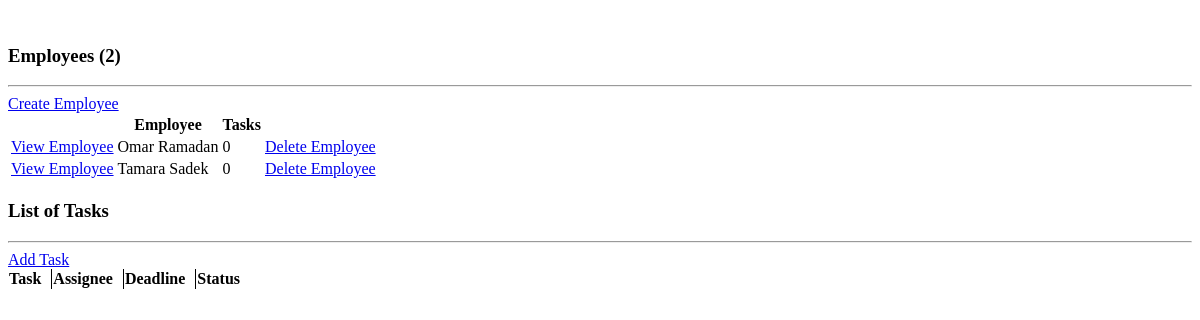
The app's page /, older data.
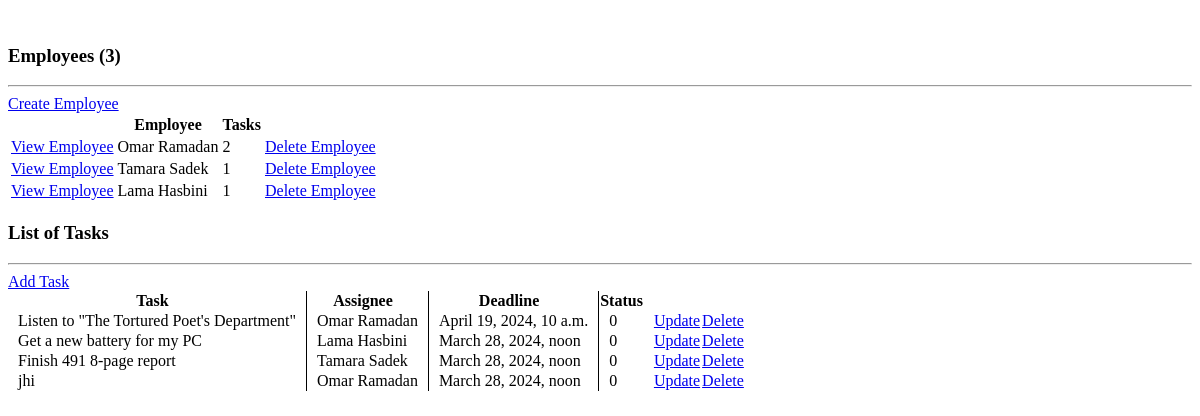
The same page, newer data.
### myapp430/models.py (models this page shows, shortened)
class Employee(models.Model):
	CATEGORY = (
			('Employee', 'Employee'),
			('Employer', 'Employer'),
			('Team Manager', 'Team Manager'),
			('Well-being Specialist', 'Well-being Specialist'),
			('HR Specialist','HR Specialist')
			)
	employee_id = models.AutoField(primary_key=True)
	name = models.CharField(max_length=200)
	phone = models.CharField(max_length=15, null=True)
	email = models.CharField(max_length=200)
	position = models.CharField(max_length=200,choices=CATEGORY)
	team_id = models.IntegerField(null=True)
	address=models.CharField(max_length=200, null=True)
	points=models.IntegerField(default=0)
	def __str__(self):
		return self.name
	@property
	def tasks(self):
		task_count = self.task_set.all().count()
		return str(task_count)

class Task(models.Model):
	STATUS = (
			('Complete', 'Complete'),
			('In Progress', 'In Progress'),
			)
	task_id = models.AutoField(primary_key=True)
	employee = models.ForeignKey(Employee, on_delete= models.SET_NULL, null=True)
	deadline=  models.DateTimeField()
	points = models.IntegerField(default=0)
	description = models.TextField()
	status = models.CharField(choices=STATUS, default='In Progress', max_length=11)
	date_created = models.DateTimeField(auto_now_add=True, null=True, blank=True)
	credited = models.BooleanField(default=False)

### myapp430/views.py (the view)
# urls.py: path('', views.home, name="home page"),
def home(request):
    employees = Employee.objects.all().order_by('employee_id')
    tasks = Task.objects.all()
    total_employees = employees.count()
    total_tasks = tasks.count()
    complete_tasks = Task.objects.filter(status='Complete').count()
    pending_tasks = Task.objects.filter(status='In Progress').count()
    context = {'employees':employees, 'tasks':tasks,
	'total_employees':total_employees,'total_tasks':total_tasks,
	'complete':complete_tasks, 'in Progress':pending_tasks}
    return render(request, 'myapp430/homepage.html', context)

### myapp430/templates/myapp430/homepage.html (shortened to what this page needs)
<!DOCTYPE html>
<html lang="en">
<head>
</head>
<body>
    <br>
    <div class="row">
        <div class="col-md-5">
            <h3>Employees ({{total_employees}})</h3>
            <hr>
            <div class="card card-body">
                <a class="btn btn-primary  btn-sm btn-block" href="{% url 'create employee' %}">Create Employee</a>
                <table class="table table-sm">
                    <tr>
                        <th></th>
                        <th>Employee</th>
                        <th>Tasks</th>
                    </tr>
                    {% for employee in employees %}
                        <tr>
                            <td><a href="{% url 'view employee' employee.employee_id %}" class="btn btn-sm btn-info">View Employee</a></td>
                            <td>{{employee.name}}</td>
                            <td>{{employee.tasks}}</td>
                            <td><a href="{% url 'delete employee' employee.employee_id %}" class="btn btn-sm btn-info">Delete Employee</a></td>
                        </tr>
                    {% endfor %}
                </table>
            </div>
        </div>
        <div class="col-md-7">
            <h3>List of Tasks</h3>
            <hr>
            <div class="card card-body">
                <a class="btn btn-primary  btn-sm btn-block" href="{% url 'create task' %}">Add Task</a>
                <table class="table table-sm" style="border-collapse: collapse;">
                    <tr>
                        <th style="border-right: 1px solid black; padding-right: 10px;">Task</th>
                        <th style="border-right: 1px solid black; padding-right: 10px;">Assignee</th>
                        <th style="border-right: 1px solid black; padding-right: 10px;">Deadline</th>
                        <th style="padding-right: 10px;">Status</th>
                    </tr>
                    {% for task in tasks %}
                        <tr>
                            <td style="border-right: 1px solid black; padding-right: 10px; padding-left: 10px;">{{task.description}}</td>
                            <td style="border-right: 1px solid black; padding-right: 10px;  padding-left: 10px;">{{task.employee}}</td>
                            <td style="border-right: 1px solid black; padding-right: 10px;  padding-left: 10px;">{{task.deadline}}</td>
                            <td style="padding-right: 10px;  padding-left: 10px;">{{task.status}}</td>
                            <td><a class="btn btn-sm btn-warning" href="{% url 'update task' task.task_id %}">Update</a></td>
                            <td><a class="btn btn-sm btn-danger" href="{% url 'delete task' task.task_id %}">Delete</a></td>
                        </tr>
                    {% endfor %}
                </table>
            </div>
        </div>
    </div>
</body>
</html>

Row changes from the older to the newer data that the page shows:
computed for Employee "Omar Ramadan": tasks "0" → "2"
computed for Employee "Tamara Sadek": tasks "0" → "1"
added Employee: name "Lama Hasbini", tasks "1"
added Task: description "Listen to \"The Tortured Poet's Department\"", employee "Omar Ramadan", deadline "April 19, 2024, 10 a.m.", status "0"
added Task: description "Get a new battery for my PC", employee "Lama Hasbini", deadline "March 28, 2024, noon", status "0"
added Task: description "Finish 491 8-page report", employee "Tamara Sadek", deadline "March 28, 2024, noon", status "0"
added Task: description "jhi", employee "Omar Ramadan", deadline "March 28, 2024, noon", status "0"
Text that changed along with them:
{{ total_employees }}: "2" → "3"
